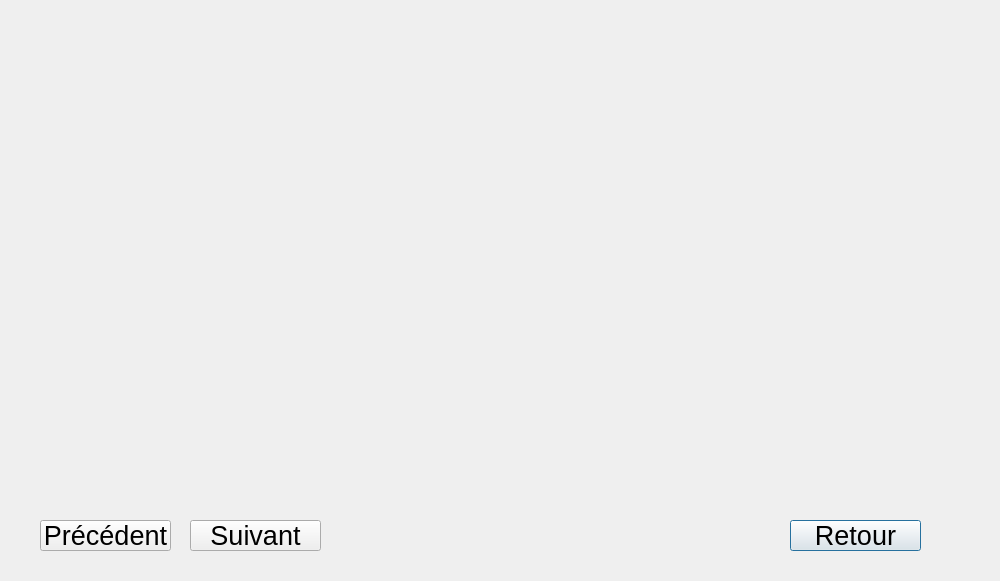
<?xml version="1.0" encoding="UTF-8"?>
<ui version="4.0">
 <class>pageRegle</class>
 <widget class="QDialog" name="pageRegle">
  <property name="geometry">
   <rect>
    <x>0</x>
    <y>0</y>
    <width>1000</width>
    <height>581</height>
   </rect>
  </property>
  <property name="windowTitle">
   <string>Form</string>
  </property>
  <widget class="QLabel" name="label">
   <property name="geometry">
    <rect>
     <x>0</x>
     <y>0</y>
     <width>1000</width>
     <height>581</height>
    </rect>
   </property>
   <property name="minimumSize">
    <size>
     <width>1000</width>
     <height>581</height>
    </size>
   </property>
   <property name="text">
    <string/>
   </property>
   <property name="pixmap">
    <pixmap resource="resourceschessjeu.qrc">:/images/game/game/regle1.PNG</pixmap>
   </property>
  </widget>
  <widget class="QPushButton" name="pushButton">
   <property name="geometry">
    <rect>
     <x>790</x>
     <y>520</y>
     <width>131</width>
     <height>31</height>
    </rect>
   </property>
   <property name="font">
    <font>
     <pointsize>20</pointsize>
    </font>
   </property>
   <property name="styleSheet">
    <string notr="true">QPushButton:hover{
background-color:red;
}</string>
   </property>
   <property name="text">
    <string>Retour</string>
   </property>
  </widget>
  <widget class="QPushButton" name="pushButton_2">
   <property name="geometry">
    <rect>
     <x>190</x>
     <y>520</y>
     <width>131</width>
     <height>31</height>
    </rect>
   </property>
   <property name="font">
    <font>
     <pointsize>20</pointsize>
    </font>
   </property>
   <property name="styleSheet">
    <string notr="true">QPushButton:hover{
background-color:red;
}</string>
   </property>
   <property name="text">
    <string>Suivant</string>
   </property>
  </widget>
  <widget class="QPushButton" name="pushButton_3">
   <property name="geometry">
    <rect>
     <x>40</x>
     <y>520</y>
     <width>131</width>
     <height>31</height>
    </rect>
   </property>
   <property name="font">
    <font>
     <pointsize>20</pointsize>
    </font>
   </property>
   <property name="styleSheet">
    <string notr="true">QPushButton:hover{
background-color:red;
}</string>
   </property>
   <property name="text">
    <string>Précédent</string>
   </property>
  </widget>
 </widget>
 <resources>
  <include location="resourceschessjeu.qrc"/>
 </resources>
 <connections/>
</ui>
